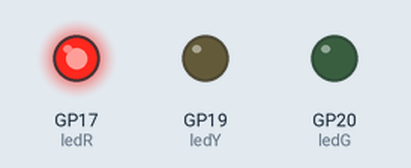
Bench run of a program on a simulated Raspberry Pi Pico running MicroPython. Shown: output pins drawn as LEDs (lit = HIGH).

Above: at 0.2 s.
At 0.7 s:
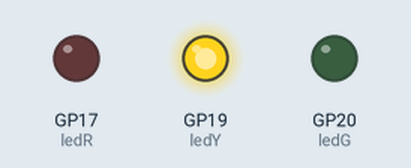
At 2.7 s:
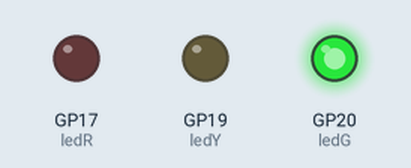
Timing chart, 0 to 3.5 s (numbered marks = the images above):
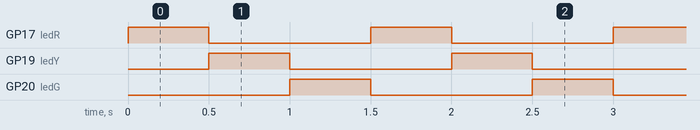

Measured:
- by itself, GP17 (ledR), GP19 (ledY), GP20 (ledG): alternates HIGH for 0.50 s and LOW for 1.0 s
- by itself, everything shown: repeats every 1.5 s, in 3 steps

The program:

main.py
```python
from machine import Pin
from time import sleep

ledG = Pin(20, machine.Pin.OUT)
ledY = Pin(19, machine.Pin.OUT)
ledR = Pin(17, machine.Pin.OUT)

while True:


    ledR.value(1)
    sleep(0.5)
    ledR.value(0)
    ledY.value(1)
    sleep(0.5)
    ledY.value(0)
    ledG.value(1)
    sleep(0.5)
    ledG.value(0)
```
